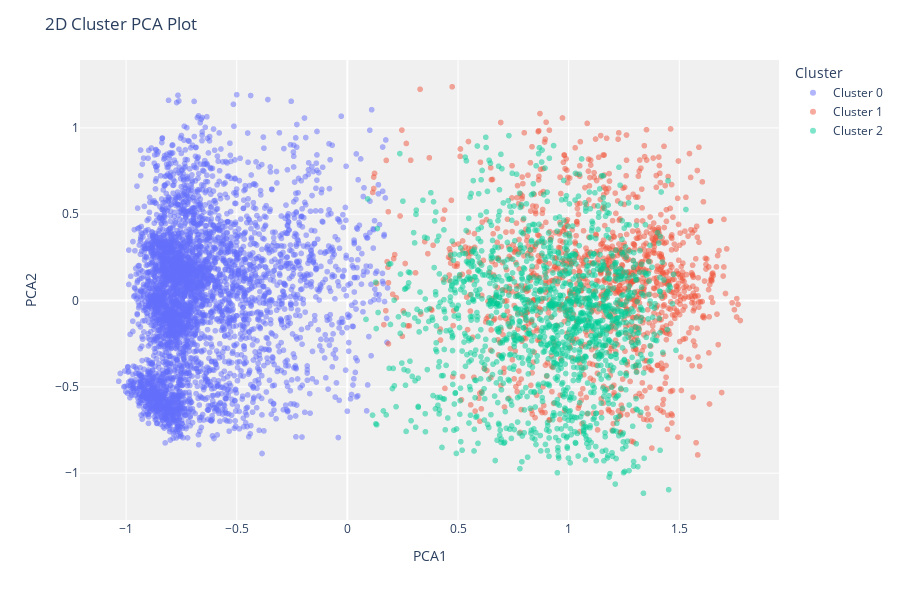

The cell this chart's notebook holds for it:
### Code cell
cluster_model = create_model(
    model='kmeans',
    verbose=False,
    num_clusters=3
)

plot_model(
    model=cluster_model,
    plot='cluster',
    feature='ID'
)

### Figure 1 — Plotly figure (JSON) as saved in the notebook; plotly's stock layout.template omitted (floating-point values rounded to 4 significant figures; data arrays with more than 128 entries replaced by an {"elided": "..."} marker saying what was removed)
{"data": [{"customdata": {"elided": "4131x1 int values"}, "hovertemplate": "Cluster=Cluster 0<br>PCA1=%{x}<br>PCA2=%{y}<br>Feature=%{customdata[0]}<extra></extra>", "legendgroup": "Cluster 0", "marker": {"color": "#636efa", "opacity": 0.5, "symbol": "circle"}, "mode": "markers", "name": "Cluster 0", "showlegend": true, "textposition": "top center", "type": "scattergl", "x": {"elided": "4131 float values"}, "xaxis": "x", "y": {"elided": "4131 float values"}, "yaxis": "y"}, {"customdata": {"elided": "1218x1 int values"}, "hovertemplate": "Cluster=Cluster 1<br>PCA1=%{x}<br>PCA2=%{y}<br>Feature=%{customdata[0]}<extra></extra>", "legendgroup": "Cluster 1", "marker": {"color": "#EF553B", "opacity": 0.5, "symbol": "circle"}, "mode": "markers", "name": "Cluster 1", "showlegend": true, "textposition": "top center", "type": "scattergl", "x": {"elided": "1218 float values"}, "xaxis": "x", "y": {"elided": "1218 float values"}, "yaxis": "y"}, {"customdata": {"elided": "1486x1 int values"}, "hovertemplate": "Cluster=Cluster 2<br>PCA1=%{x}<br>PCA2=%{y}<br>Feature=%{customdata[0]}<extra></extra>", "legendgroup": "Cluster 2", "marker": {"color": "#00cc96", "opacity": 0.5, "symbol": "circle"}, "mode": "markers", "name": "Cluster 2", "showlegend": true, "textposition": "top center", "type": "scattergl", "x": {"elided": "1486 float values"}, "xaxis": "x", "y": {"elided": "1486 float values"}, "yaxis": "y"}], "layout": {"height": 600, "legend": {"title": {"text": "Cluster"}, "tracegroupgap": 0}, "margin": {"t": 60}, "plot_bgcolor": "rgb(240,240,240)", "title": {"text": "2D Cluster PCA Plot"}, "xaxis": {"anchor": "y", "domain": [0, 1], "title": {"text": "PCA1"}}, "yaxis": {"anchor": "x", "domain": [0, 1], "title": {"text": "PCA2"}}}}
